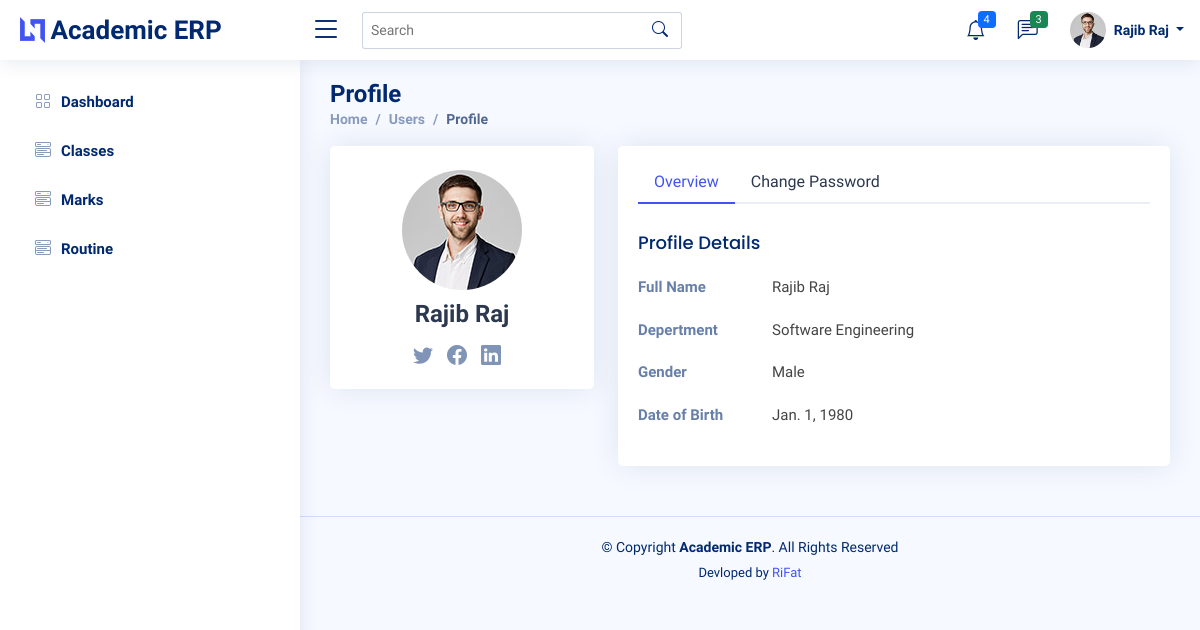
The page /profile/ (signed in) on the database as committed earlier.
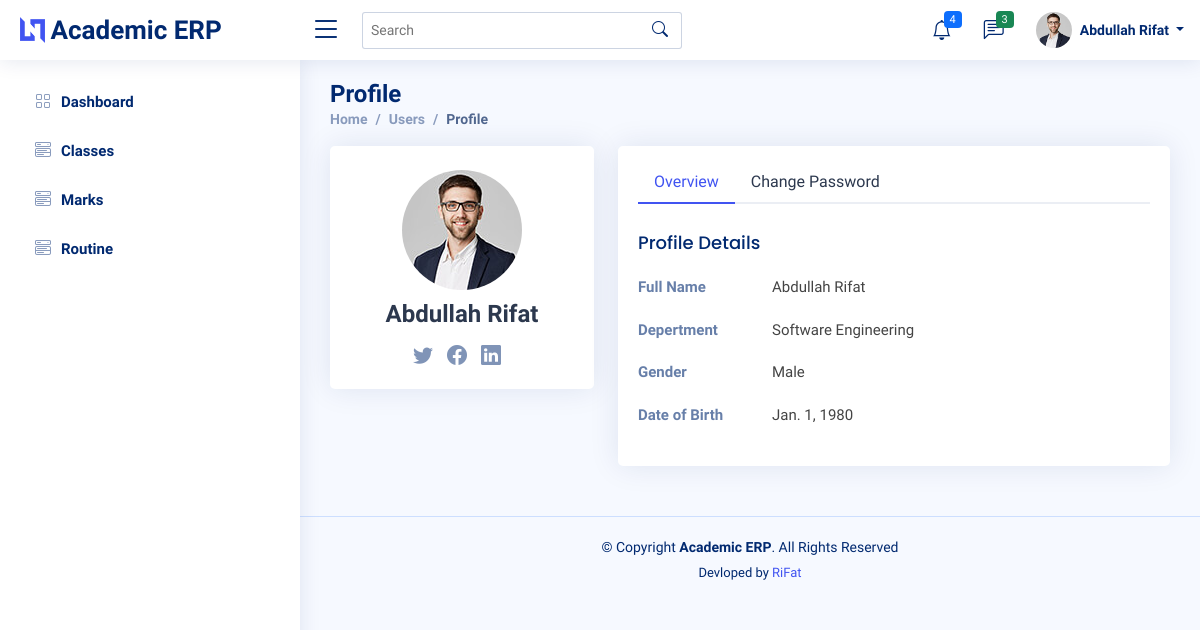
The same page on the database as committed later.
### backend/models.py (models this page shows, shortened)
class User(AbstractUser):
    @property
    def is_teacher(self):
        if hasattr(self, 'teacher'):
            return True
        return False

class Teacher(models.Model):
    user = models.OneToOneField(User, on_delete=models.CASCADE, null=True)
    id = models.CharField(primary_key=True, max_length=100)
    dept = models.ForeignKey(Dept, on_delete=models.CASCADE, default=1)
    name = models.CharField(max_length=100)
    sex = models.CharField(max_length=50, choices=sex_choice, default='Male')
    DOB = models.DateField(default='1980-01-01')
    def __str__(self):
        return self.name

class Dept(models.Model):
    id = models.CharField(primary_key='True', max_length=100)
    name = models.CharField(max_length=200)
    def __str__(self):
        return self.name

### backend/views.py (the view)
# urls.py: path('profile/', views.profile, name="profile"),
def profile(request):
    return render(request, 'profile.html')

### backend/templates/profile.html (shortened to what this page needs)
{% extends 'asset/base.html' %}
{% load static %}
{% block content %}
<main id="main" class="main">
    <div class="pagetitle">
      <h1>Profile</h1>
      <nav>
        <ol class="breadcrumb">
          <li class="breadcrumb-item"><a href="index.html">Home</a></li>
          <li class="breadcrumb-item">Users</li>
          <li class="breadcrumb-item active">Profile</li>
        </ol>
      </nav>
    </div>
    <section class="section profile">
      <div class="row">
        <div class="col-xl-4">
          <div class="card">
            <div class="card-body profile-card pt-4 d-flex flex-column align-items-center">
              <img src="{% static 'assets/img/profile-img.jpg' %}" alt="Profile" class="rounded-circle">
              <h2>
                {% if request.user.is_teacher %}
                  {{request.user.teacher}}
                {% elif request.user.is_student %}
                  {{request.user.student}}
                {% endif %}
              </h2>
              <div class="social-links mt-3">
                <a href="#" class="twitter"><i class="bi bi-twitter"></i></a>
                <a href="#" class="facebook"><i class="bi bi-facebook"></i></a>
                <a href="#" class="linkedin"><i class="bi bi-linkedin"></i></a>
              </div>
            </div>
          </div>
        </div>
        <div class="col-xl-8">
          <div class="card">
            <div class="card-body pt-3">
              <ul class="nav nav-tabs nav-tabs-bordered">
                <li class="nav-item">
                  <button class="nav-link active" data-bs-toggle="tab" data-bs-target="#profile-overview">Overview</button>
                </li>
                <li class="nav-item">
                  <button class="nav-link" data-bs-toggle="tab" data-bs-target="#profile-change-password">Change Password</button>
                </li>
              </ul>
              <div class="tab-content pt-2">
                <div class="tab-pane fade show active profile-overview" id="profile-overview">
                  <h5 class="card-title">Profile Details</h5>
                  <div class="row">
                    <div class="col-lg-3 col-md-4 label ">Full Name</div>
                    <div class="col-lg-9 col-md-8">
                      {% if request.user.is_teacher %}
                        {{request.user.teacher}}
                      {% elif request.user.is_student %}
                        {{request.user.student}}
                        {% endif %}
                    </div>
                  </div>
                  {% if request.user.is_teacher %}
                  <div class="row">
                    <div class="col-lg-3 col-md-4 label">Depertment</div>
                    <div class="col-lg-9 col-md-8">
                      {{request.user.teacher.dept}}
                    </div>
                  </div>
                  {% endif %}
                  <div class="row">
                    <div class="col-lg-3 col-md-4 label">Gender</div>
                    <div class="col-lg-9 col-md-8">
                      {% if request.user.is_teacher %}
                        {{request.user.teacher.sex}}
                      {% elif request.user.is_teacher %}
                        {{request.user.student.sex}}
                      {% endif %}
                    </div>
                  </div>
                  <div class="row">
                    <div class="col-lg-3 col-md-4 label">Date of Birth</div>
                    <div class="col-lg-9 col-md-8">
                      {% if request.user.is_teacher %}
                        {{request.user.teacher.DOB}}
                      {% elif request.user.is_teacher %}
                        {{request.user.student.DOB}}
                      {% endif %}
                    </div>
                  </div>
                </div>
              </div>
            </div>
          </div>
        </div>
      </div>
    </section>
  </main>
{% endblock %}

### backend/templates/asset/header.html (shortened to what this page needs)
  {% load static %}
  <header id="header" class="header fixed-top d-flex align-items-center">
    <div class="d-flex align-items-center justify-content-between">
      <a href="index.html" class="logo d-flex align-items-center">
        <img src="{% static 'assets/img/logo.png' %}" alt="">
        <span class="d-none d-lg-block">Academic ERP</span>
      </a>
      <i class="bi bi-list toggle-sidebar-btn"></i>
    </div>
    <div class="search-bar">
      <form class="search-form d-flex align-items-center" method="POST" action="#">
        <input type="text" name="query" placeholder="Search" title="Enter search keyword">
        <button type="submit" title="Search"><i class="bi bi-search"></i></button>
      </form>
    </div>
    <nav class="header-nav ms-auto">
      <ul class="d-flex align-items-center">
        <li class="nav-item dropdown">
          <a class="nav-link nav-icon" href="#" data-bs-toggle="dropdown">
            <i class="bi bi-bell"></i>
            <span class="badge bg-primary badge-number">4</span>
          </a>
        </li>
        <li class="nav-item dropdown">
          <a class="nav-link nav-icon" href="#" data-bs-toggle="dropdown">
            <i class="bi bi-chat-left-text"></i>
            <span class="badge bg-success badge-number">3</span>
          </a>
        </li>
        <li class="nav-item dropdown pe-3">
          <a class="nav-link nav-profile d-flex align-items-center pe-0" href="#" data-bs-toggle="dropdown">
            <img src="{% static 'assets/img/profile-img.jpg' %}" alt="Profile" class="rounded-circle">
            <span class="d-none d-md-block dropdown-toggle ps-2">
              {% if request.user.is_teacher %}
                  {{request.user.teacher}}
                {% elif request.user.is_student %}
                  {{request.user.student}}
                {% endif %}
            </span>
          </a>
            </li>
          </ul>
    </nav>
  </header>

Rows that differ between the two databases and show on the page:
changed User "Software Engineering": user.teacher "Rajib Raj" → "Abdullah Rifat"
